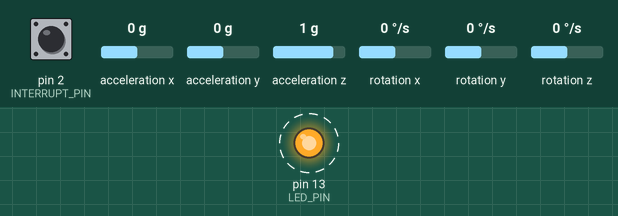
This sketch was run on a simulated Arduino Nano, built with avr-gcc and run on an emulated ATmega328P. Shown: output pins drawn as LEDs (lit = HIGH). Dashed ring = blinking. The inputs (shaded band) are chosen by the test bench; at power-on: pin 2 (INTERRUPT_PIN) LOW, acceleration x 0 g, acceleration y 0 g, acceleration z 1 g, rotation x 0 °/s, rotation y 0 °/s, rotation z 0 °/s. The sensor or clock chip raises its interrupt line as the real part does; what the sketch prints to the serial monitor is not drawn.

Above: at 1.0 s.
Timing chart, 0 to 5.2 s (numbered marks = the images above):
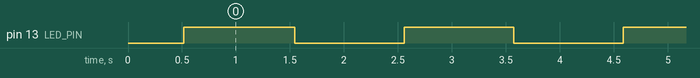

The sketch:

IMU_test.ino
```cpp
#include "I2Cdev.h"
#include "MPU6050_6Axis_MotionApps20.h"
#if I2CDEV_IMPLEMENTATION == I2CDEV_ARDUINO_WIRE
#include "Wire.h"
#endif

// IMU ===============================================
/*====================================================
  NOTE: In addition to connection 5v, GND, SDA, and
  SCL, this sketch depends on the MPU-6050's INT pin
  being connected to the Arduino's external interrupt
  #0 pin.
  On the Arduino Nano, this is digital I/O pin 2.
  ====================================================*/

MPU6050 mpu(0x68); // Default adresses: AD0 low = 0x68, AD0 high = 0x69
#define INTERRUPT_PIN 2
#define LED_PIN 13
bool blinkState = false;
// MPU control/status vars
bool dmpReady = false;  // set true if DMP init was successful
uint8_t mpuIntStatus;   // holds actual interrupt status byte from MPU
uint8_t devStatus;      // return status after each device operation (0 = success, !0 = error)
uint16_t packetSize;    // expected DMP packet size (default is 42 bytes)
uint16_t fifoCount;     // count of all bytes currently in FIFO
uint8_t fifoBuffer[64]; // FIFO storage buffer
// Orientation/motion vars
Quaternion q;           // [w, x, y, z]         quaternion container
VectorInt16 aa;         // [x, y, z]            accel sensor measurements
VectorInt16 aaReal;     // [x, y, z]            gravity-free accel sensor measurements
VectorInt16 aaWorld;    // [x, y, z]            world-frame accel sensor measurements
VectorFloat gravity;    // [x, y, z]            gravity vector
float euler[3];         // [psi, theta, phi]    Euler angle container
float ypr[3];           // [yaw, pitch, roll]   yaw/pitch/roll container and gravity vector
// Interruption detection routine
volatile bool mpuInterrupt = false; // indicates whether MPU interrupt pin has gone high
void dmpDataReady() {
  mpuInterrupt = true;
}
// Output
//#define OUTPUT_READABLE_QUATERNION // quaternion components
//#define OUTPUT_READABLE_EULER // Euler angles (in degree) (http://en.wikipedia.org/wiki/Gimbal_lock)
#define OUTPUT_READABLE_YAWPITCHROLL // Yaw/Pitch/Roll angles (in degree, also requires gravity vector calculations) (http://en.wikipedia.org/wiki/Gimbal_lock)
//#define OUTPUT_READABLE_REALACCEL // Acceleration components with gravity removed (not compensadted for orientation)
//#define OUTPUT_READABLE_WORLDACCEL // Acceleration components with gravity removed and adjusted for the world frame of reference (yaw is relative to initial orientation, since no magnetometer is present in this case)

void setup() {
  // I2C Bus ======================================
  // Join I2C bus (I2Cdev library doesn't do this automatically)
#if I2CDEV_IMPLEMENTATION == I2CDEV_ARDUINO_WIRE
  Wire.begin();
  //Wire.setClock(400000); // 400kHz I2C clock. Comment this line if having compilation difficulties
#elif I2CDEV_IMPLEMENTATION == I2CDEV_BUILTIN_FASTWIRE
  Fastwire::setup(400, true);
#endif

  // Serial ========================================
  Serial.begin(9600);
  while (!Serial) {
    ; // wait for serial port to connect. Needed for native USB port only
  }

  // IMU ===========================================
  // Initialize device
  mpu.initialize();
  pinMode(INTERRUPT_PIN, INPUT);
  if (!mpu.testConnection()) {
    Serial.println("ERROR: IMU"); // PROBLEME D4ADRESSES
  }

  // DMP (Digital Motion Processor) from IMU =======
  // Load DMP
  devStatus = mpu.dmpInitialize();
  // Configure with your own gyro offsets here, scaled for min sensitivity
  mpu.setXGyroOffset(220);
  mpu.setYGyroOffset(76);
  mpu.setZGyroOffset(-85);
  mpu.setZAccelOffset(1788); // 1688 factory default for my test chip
  // Working test (0 => OK)
  if (devStatus == 0) {
    // Calibration Time: generate offsets and calibrate our MPU6050
    mpu.CalibrateAccel(6); // ???
    mpu.CalibrateGyro(6);
    mpu.PrintActiveOffsets();
    // Turn on the DMP
    mpu.setDMPEnabled(true);
    // Enable Arduino interrupt detection
    /*Serial.print("Enabling interrupt detection (Arduino external interrupt ");
      Serial.print(digitalPinToInterrupt(INTERRUPT_PIN));
      Serial.println(")");*/
    attachInterrupt(digitalPinToInterrupt(INTERRUPT_PIN), dmpDataReady, RISING);
    mpuIntStatus = mpu.getIntStatus();
    // Set DMP Ready flag
    dmpReady = true;
    // Get expected DMP packet size for later comparison
    packetSize = mpu.dmpGetFIFOPacketSize();
  } else {
    // ERROR!
    // 1 = initial memory load failed
    // 2 = DMP configuration updates failed
    // (if it's going to break, usually the code will be 1)
    Serial.print("ERROR: DMP (code ");
    Serial.print(devStatus);
    Serial.println(")");
  }
  // configure LED for output
  pinMode(LED_PIN, OUTPUT);

  Serial.println("Ready to test IMU!");
}


void loop() {
  // If initialisation failed... ===================
  if (!dmpReady) {
    Serial.println("Initialisation failed");
    return;
  }

  Serial.println("Begin loop");

  // IMU ===========================================
  // Read the latest packet from FIFO
  if (mpu.dmpGetCurrentFIFOPacket(fifoBuffer)) {
#ifdef OUTPUT_READABLE_QUATERNION
    // Display quaternion values in easy matrix form: w x y z
    mpu.dmpGetQuaternion(&q, fifoBuffer);
    Serial.print("quat\t");
    Serial.print(q.w);
    Serial.print("\t");
    Serial.print(q.x);
    Serial.print("\t");
    Serial.print(q.y);
    Serial.print("\t");
    Serial.println(q.z);
#endif

#ifdef OUTPUT_READABLE_EULER
    // Display Euler angles in degrees
    mpu.dmpGetQuaternion(&q, fifoBuffer);
    mpu.dmpGetEuler(euler, &q);
    Serial.print("euler\t");
    Serial.print(euler[0] * 180 / M_PI);
    Serial.print("\t");
    Serial.print(euler[1] * 180 / M_PI);
    Serial.print("\t");
    Serial.println(euler[2] * 180 / M_PI);
#endif

#ifdef OUTPUT_READABLE_YAWPITCHROLL
    Serial.println("YPR");
    // Display Euler angles in degrees
    mpu.dmpGetQuaternion(&q, fifoBuffer);
    mpu.dmpGetGravity(&gravity, &q);
    mpu.dmpGetYawPitchRoll(ypr, &q, &gravity);
    Serial.print("ypr\t");
    Serial.print(ypr[0] * 180 / M_PI);
    Serial.print("\t");
    Serial.print(ypr[1] * 180 / M_PI);
    Serial.print("\t");
    Serial.println(ypr[2] * 180 / M_PI);
#endif

    Serial.println("YPR");
    // Display Euler angles in degrees
    mpu.dmpGetQuaternion(&q, fifoBuffer);
    mpu.dmpGetGravity(&gravity, &q);
    mpu.dmpGetYawPitchRoll(ypr, &q, &gravity);
    Serial.print("ypr\t");
    Serial.print(ypr[0] * 180 / M_PI);
    Serial.print("\t");
    Serial.print(ypr[1] * 180 / M_PI);
    Serial.print("\t");
    Serial.println(ypr[2] * 180 / M_PI);

#ifdef OUTPUT_READABLE_REALACCEL
    // Display real acceleration, adjusted to remove gravity
    mpu.dmpGetQuaternion(&q, fifoBuffer);
    mpu.dmpGetAccel(&aa, fifoBuffer);
    mpu.dmpGetGravity(&gravity, &q);
    mpu.dmpGetLinearAccel(&aaReal, &aa, &gravity);
    Serial.print("areal\t");
    Serial.print(aaReal.x);
    Serial.print("\t");
    Serial.print(aaReal.y);
    Serial.print("\t");
    Serial.println(aaReal.z);
#endif

#ifdef OUTPUT_READABLE_WORLDACCEL
    // Display initial world-frame acceleration, adjusted to remove gravity
    // and rotated based on known orientation from quaternion
    mpu.dmpGetQuaternion(&q, fifoBuffer);
    mpu.dmpGetAccel(&aa, fifoBuffer);
    mpu.dmpGetGravity(&gravity, &q);
    mpu.dmpGetLinearAccel(&aaReal, &aa, &gravity);
    mpu.dmpGetLinearAccelInWorld(&aaWorld, &aaReal, &q);
    Serial.print("aworld\t");
    Serial.print(aaWorld.x);
    Serial.print("\t");
    Serial.print(aaWorld.y);
    Serial.print("\t");
    Serial.println(aaWorld.z);
#endif

    // Blink LED to indicate activity
    blinkState = !blinkState;
    digitalWrite(LED_PIN, blinkState);
  }

  Serial.println("End loop");

  delay(1000);
}
```

Measured:
- by itself, pin 13 (LED_PIN): alternates HIGH for 1.0 s and LOW for 1.0 s
